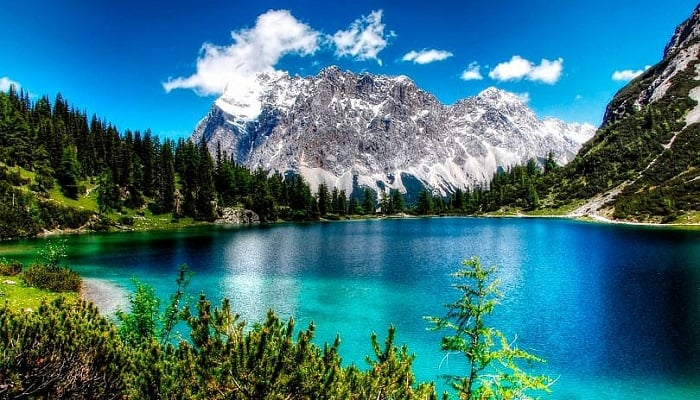
#> input picture assets/image.jpg, 700 x 400 px, found by its file name
$ jupyter execute 6.4_sobel_canny_edge_detection.ipynb
#> lines starting #> are read from the running program, lines starting #| are printed output that depends on the picture
<a href="https://colab.research.google.com/github/aalr007/VisionComputacional/blob/main/6.4_sobel_canny_edge_detection.ipynb" target="_parent"></a>

# <center> ***Visión computacional para imágenes y video*** </center>
## <center> ***Sobel Canny Edge Detection*** </center>
### Profesor: Gilberto Ochoa Ruiz
### Alumnos:
* Alberto Nieves Cisneros            A01793829
* Aurelio Antonio Lozano Rábago      A01081266
* Héctor Manuel González Villareal   A00178679
* Jessica Lechuga Ramos              A01793512
* Luis Alfredo Negron Naldos         A01793865

#### <p style='text-align: right;'> 19 de Febrero del 2023 </p>

## Table of Contents
1. [Libraries](#libraries)
2. [Sobel Edge Detection](#sobel)
3. [Canny Edge Detection](#canny)

## Implementar los siguientes:

1. En este proyecto no pediremos extensiones o nuevas funciones. Sin embargo, se pide que se modifiquen algunos parámetros para que se comprenda mejor el codigo:
    - modifica el valor de sigma y observa los cambios en las lineas detectas
    - Analiza el comportamiento del Canny Detector con y sin remoción de ruido
    - Experimenta con imágenes con diferentes cantidad de lineas y textura para observar el comportamiento del algoritmo

2. Reporta brevemente tus hallazgos al final del Google Collab.

## Importing Libraries <a class="anchor" id="libraries" ></a>

[cell 1]
import cv2
import skimage
import numpy as np
from scipy import ndimage
import skimage.color as sc
import matplotlib.pyplot as plt
from scipy import ndimage
from scipy.ndimage.filters import convolve
from scipy.ndimage.filters import gaussian_filter as gauss
from scipy.ndimage.filters import median_filter as med

from google.colab.patches import cv2_imshow

## Sobel Edge Detection <a class="anchor" id="sobel" ></a>

As a first step in extracting features, you will apply the Sobel edge detection algorithm. This finds regions of the image with large gradient values in multiple directions. Regions with high omnidirectional gradient are likely to be edges or transitions in the pixel values.

The code in the cell below applies the Sobel algorithm to the median filtered image, using these steps:

1. Convert the color image to grayscale for the gradient calculation since it is two dimensional.
2. Compute the gradient in the x and y (horizontal and vertical) directions.
3. Compute the magnitude of the gradient.
4. Normalize the gradient values.

[cell 2]
def edge_sobel(image):
    image = sc.rgb2gray(image) # Convert color image to gray scale
    dx = ndimage.sobel(image, 1)  # horizontal derivative
    dy = ndimage.sobel(image, 0)  # vertical derivative
    mag = np.hypot(dx, dy)  # magnitude
    mag *= 255.0 / np.amax(mag)  # normalize (Q&D)
    mag = mag.astype(np.uint8)
    return mag

[cell 3]
img = cv2.imread('sample_data/image.jpg')
#> img is the input picture: shape (400, 700, 3); mean B, G, R 124.3, 112.9, 56.6
original_image = cv2.cvtColor(img, cv2.COLOR_BGR2RGB)

img = skimage.util.random_noise(original_image)
plt.imshow(img)

[cell 4]
img_med = med(img, size=2)
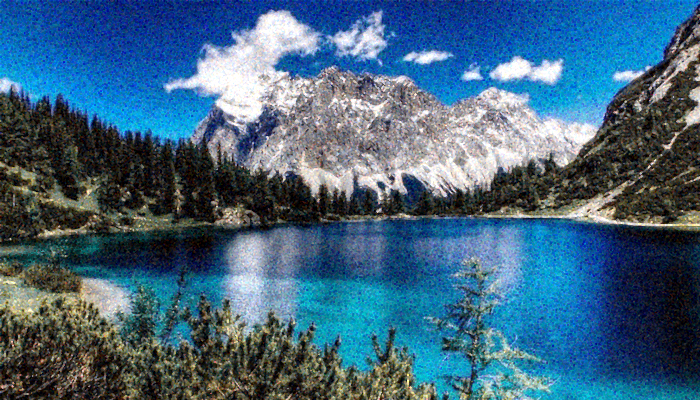
#> img_med: shape (400, 700, 3) float64; mean R, G, B 0.262, 0.398, 0.497
img_edge = edge_sobel(img_med)
plt.imshow(img_edge, cmap="gray")

Now let's try with the more blurred gaussian filtered image.

[cell 5]
img_gauss = gauss(img, sigma=1)
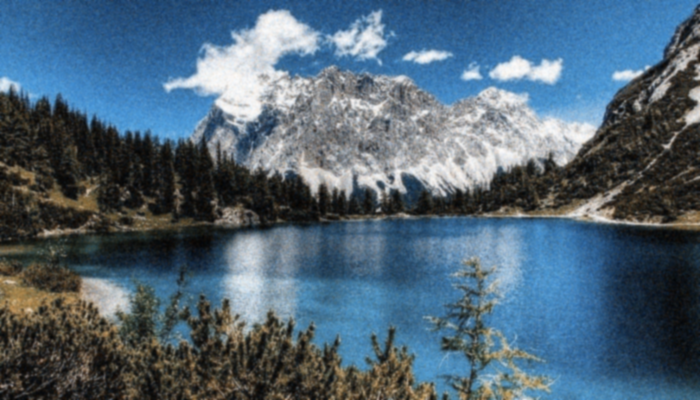
#> img_gauss: shape (400, 700, 3) float64; mean R, G, B 0.315, 0.397, 0.461
plt.imshow(img_gauss)

[cell 6]
img_edge = edge_sobel(img_gauss)
#> in edge_sobel (call 2), `dy = ndimage.sobel(image, 0)`:
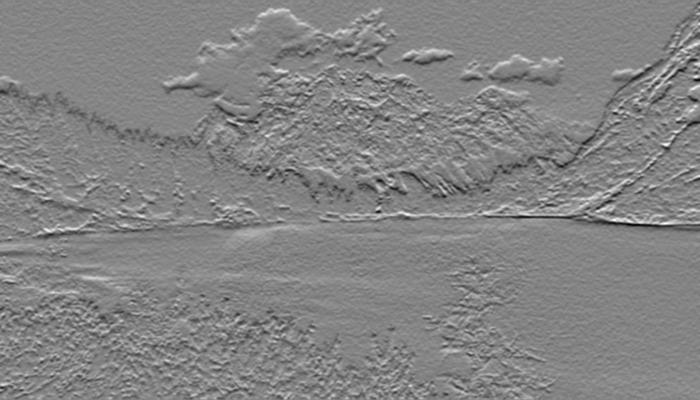
#> dy: shape (400, 700) float64; min -1.76, max 1.64, mean -0.000254; drawn with min black and max white
#> in edge_sobel (call 2), `mag = np.hypot(dx, dy)`:
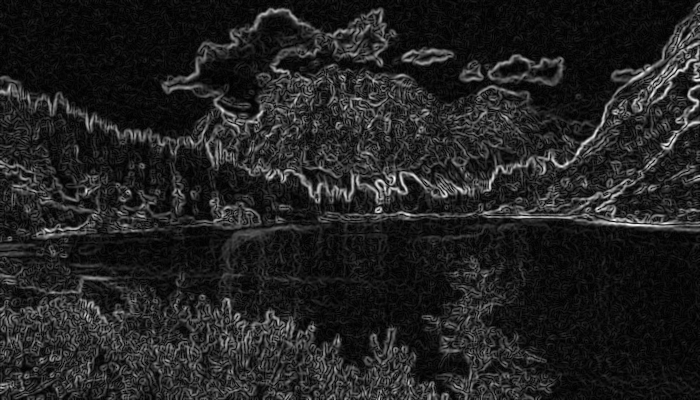
#> mag: shape (400, 700) float64; min 0.000216, max 1.77, mean 0.239; drawn with min black and max white
plt.imshow(img_edge, cmap="gray")

## Canny Edge Detection <a class="anchor" id="canny" ></a>

Steps:
1. Noise Reduction
2. Gradient Calculation
3. Non-maximum Supression
4. Double Threshold
5. Edge Tracking by Hysteresis

**Pre-requisite:** Convert the image to grayscale before algorithm.

[cell 7]
img = cv2.imread('sample_data/image.jpg')

img_color = cv2.cvtColor(img, cv2.COLOR_BGR2RGB)
img_gray = cv2.cvtColor(img, cv2.COLOR_BGR2GRAY)
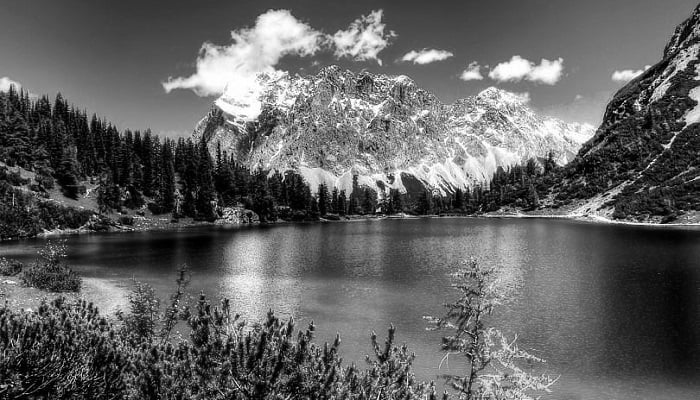
#> img_gray: shape (400, 700); min 0, max 255, mean 97.4

plt.figure(figsize=(15, 8))
plt.subplot(1, 2, 1)
plt.imshow(img_color)
plt.subplot(1, 2, 2)
plt.imshow(img_gray, cmap="gray")

### 1. Noise Reduction
Edge detection are highly sensitive to image noise due to the derivatives behind the algorithm.

We can apply a Gaussian Kernel, the size of the kernel depends on the expected blurring effect. The smaller the less blurring effect.

Equation for Gaussian Kernel of size $(2k+1) \times (2k+1)$

$$
H_{i, j} = \frac{1}{2\pi\sigma^2}exp(-\frac{(i-(k+1))^2 + (j-(k+1))^2}{2\sigma^2}); 1\leq i, j \leq (2k+1)
$$

[cell 8]
def gaussian_kernel(size, sigma=1):
    size = int(size) // 2
    x, y = np.mgrid[-size:size+1, -size:size+1]
    normal = 1 / (2.0 * np.pi * sigma**2)
    g =  np.exp(-((x**2 + y**2) / (2.0*sigma**2))) * normal
    return g

### 1.1 Sigma Parameter $\sigma$

[cell 9]
# Change this parameter
sigma = 10 # 1, 3, 5, 10, 20, ...

### 1.2 Kernel Size Parameter

[cell 10]
kernel_size = 3

[cell 11]
img_gaussian = convolve(img_gray, gaussian_kernel(kernel_size, sigma))
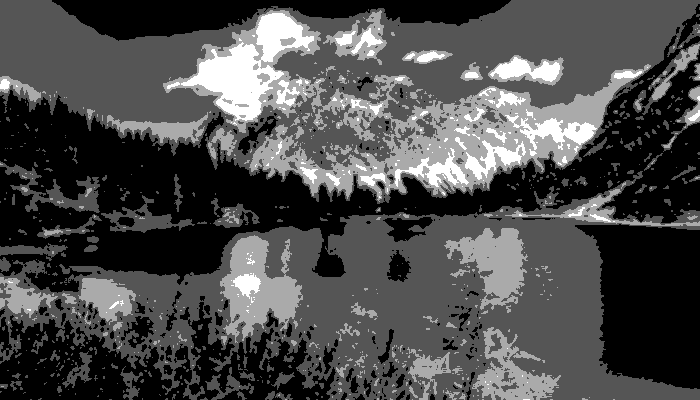
#> img_gaussian: shape (400, 700); min 0, max 3, mean 0.888; drawn with min black and max white

plt.figure(figsize=(15, 8))
plt.subplot(1, 2, 1)
plt.imshow(img_gray, cmap="gray")
plt.subplot(1, 2, 2)
plt.imshow(img_gaussian, cmap="gray")

### 2. Gradient Calculation

Edges correspond to a change of pixels intensity.

To detect it, the easiest way is to apply filters that highlight this intensity change in both directions:
- horizontal $(x)$
- and vertical $(y)$

It can be implemented by convoling $I$ with *Sobel kernels* $Kx$ and $Ky$

$$
K_x = \begin{bmatrix}
-1 & 0 & 1\\
-2 & 0 & 2\\
-1 & 0 & 1
\end{bmatrix}, K_y = \begin{bmatrix}
1 & 2& 1\\
0 & 0 & 0\\
-1 & -2 & -1
\end{bmatrix}
$$

Then, the magnitude $G$ and the slope $\theta$ of the gradient are calculated as follow:

$$
|G| = \sqrt{I_x^2 + I_y^2},
\theta(x, y) = arctan(\frac{I_y}{I_x})
$$

[cell 12]
def sobel_filters(img):

    Kx = np.array([[-1, 0, 1], [-2, 0, 2], [-1, 0, 1]], np.float32)
    Ky = np.array([[1, 2, 1], [0, 0, 0], [-1, -2, -1]], np.float32)

    Ix = ndimage.filters.convolve(img, Kx)
    Iy = ndimage.filters.convolve(img, Ky)

    G = np.hypot(Ix, Iy)
    G = G / G.max() * 255
    theta = np.arctan2(Iy, Ix)
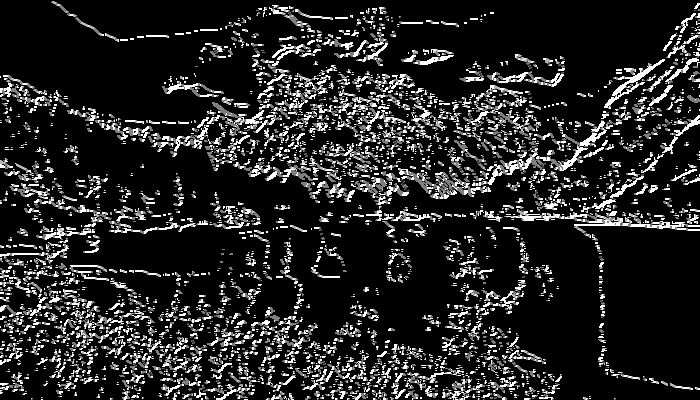
#> theta: shape (400, 700) float16; min 0, max 1.57, mean 0.231; drawn with min black and max white

    return (G, theta)

[cell 13]
G, theta = sobel_filters(img_gaussian)

#Concatenation of two images
numpy_vertical = np.concatenate((img_gray, G), axis=1)
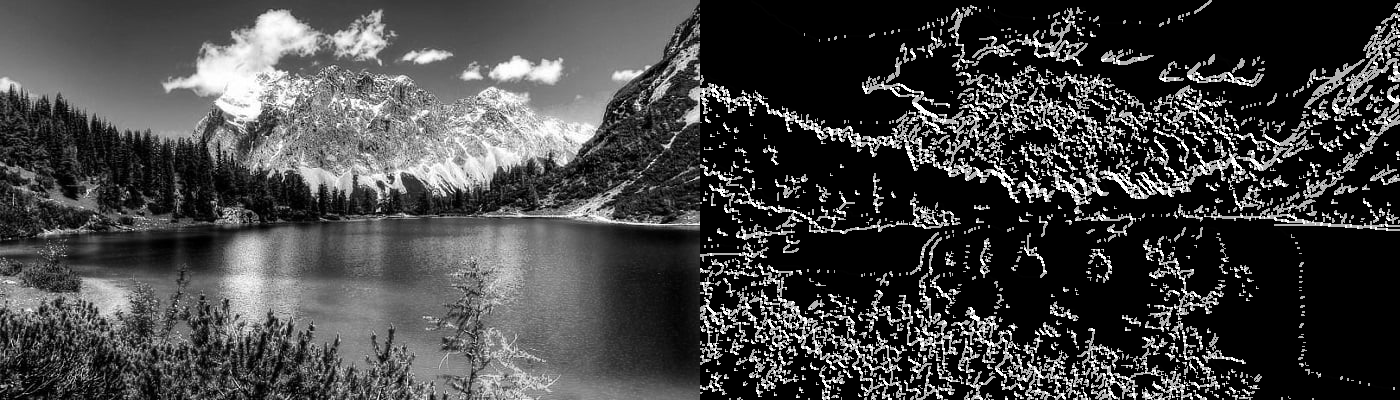
#> numpy_vertical: shape (400, 1400) float16; min 0, max 255, mean 68.2

#print images
cv2_imshow(numpy_vertical)

### 3. Non-Maximum supression

1. Create a matrix initialized to 0 of the same size of the original gradient intensity matrix
2. Identify the edge direction based on the angle value from the angle matrix
3. Check if the pixel in the same direction has a higher intensity than the pixel that is currently processed
4. Return the image processed with the non-max suppression algorithm.

[cell 14]
def non_max_suppression(img, D):
    M, N = img.shape
#> M = 400; N = 700
    Z = np.zeros((M,N), dtype=np.int32)
    angle = D * 180. / np.pi
    angle[angle < 0] += 180


    for i in range(1,M-1):
        for j in range(1,N-1):
            try:
                q = 255
                r = 255

               #angle 0
                if (0 <= angle[i,j] < 22.5) or (157.5 <= angle[i,j] <= 180):
                    q = img[i, j+1]
                    r = img[i, j-1]
                #angle 45
                elif (22.5 <= angle[i,j] < 67.5):
                    q = img[i+1, j-1]
                    r = img[i-1, j+1]
                #angle 90
                elif (67.5 <= angle[i,j] < 112.5):
                    q = img[i+1, j]
                    r = img[i-1, j]
                #angle 135
                elif (112.5 <= angle[i,j] < 157.5):
                    q = img[i-1, j-1]
                    r = img[i+1, j+1]

                if (img[i,j] >= q) and (img[i,j] >= r):
                    Z[i,j] = img[i,j]
                else:
                    Z[i,j] = 0

            except IndexError as e:
                pass
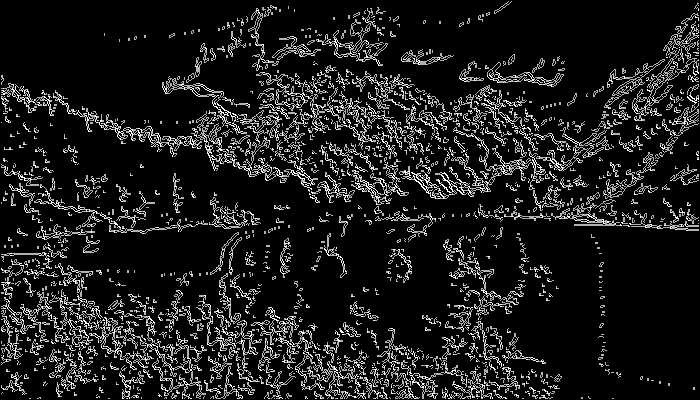
#> Z: shape (400, 700) int32; min 0, max 255, mean 27.9

    return Z

[cell 15]
img_nonmax = non_max_suppression(G, theta)

plt.figure(figsize=(15, 8))
plt.subplot(1, 2, 1)
plt.imshow(img_gray, cmap="gray")
plt.subplot(1, 2, 2)
plt.imshow(img_nonmax, cmap="gray")

### 4. Double threshold

- Strong pixels are pixels that have an intensity so high that we are sure they contribute to the final edge.
- Weak pixels are pixels that have an intensity value that is not enough to be considered as strong ones, but yet not small enough to be considered as non-relevant for the edge detection.
- Other pixels are considered as non-relevant for the edge.

[cell 16]
def threshold(img, lowThresholdRatio=0.05, highThresholdRatio=0.09):

#> called with lowThresholdRatio = 0.05, highThresholdRatio = 0.09
    highThreshold = img.max() * highThresholdRatio;
#> highThreshold = 22.95
    lowThreshold = highThreshold * lowThresholdRatio;
#> lowThreshold = 1.15

    M, N = img.shape
#> M = 400; N = 700
    res = np.zeros((M,N), dtype=np.int32)

    weak = np.int32(25)
    strong = np.int32(255)

    strong_i, strong_j = np.where(img >= highThreshold)
    zeros_i, zeros_j = np.where(img < lowThreshold)

    weak_i, weak_j = np.where((img <= highThreshold) & (img >= lowThreshold))
#> weak_i = 9421 values from 1 to 398; weak_j = 9421 values, max 698 at index 167, min 1 at index 3726, mean 331.1

    res[strong_i, strong_j] = strong
    res[weak_i, weak_j] = weak

    return (res)

[cell 17]
img_threshold = threshold(img_nonmax)
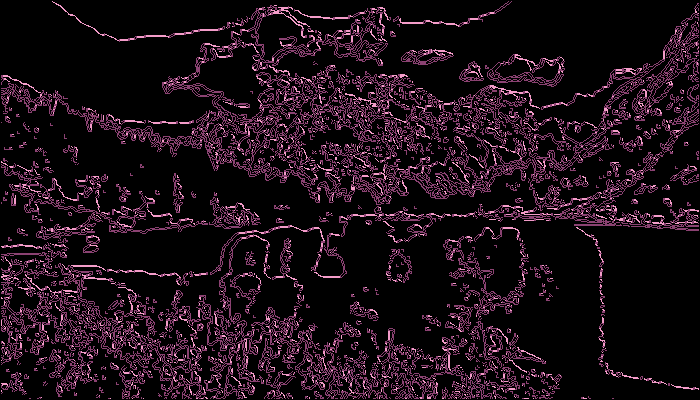
#> img_threshold: shape (400, 700) int32; 3 distinct labels, from 0 to 255; one colour per label, 0 black

plt.figure(figsize=(15, 8))
plt.subplot(1, 2, 1)
plt.imshow(img_gray, cmap="gray")
plt.subplot(1, 2, 2)
plt.imshow(img_threshold, cmap="gray")

### 5. Edge Tracking by Hysteresis

The hysteresis consists of transforming weak pixels into strong ones, if and only if at least one of the pixels around the one being processed is a strong one

[cell 18]
def hysteresis(img, weak = 75, strong=255):
#> called with weak = 75, strong = 255
    M, N = img.shape
#> M = 400; N = 700
    for i in range(1, M-1):
        for j in range(1, N-1):
            if (img[i,j] == weak):
                try:
                    if ((img[i+1, j-1] == strong) or (img[i+1, j] == strong) or (img[i+1, j+1] == strong)
                        or (img[i, j-1] == strong) or (img[i, j+1] == strong)
                        or (img[i-1, j-1] == strong) or (img[i-1, j] == strong) or (img[i-1, j+1] == strong)):
                        img[i, j] = strong
                    else:
                        img[i, j] = 0
                except IndexError as e:
                    pass
    return img

$ run again, with assets/Coins.jpg copied over assets/image.jpg
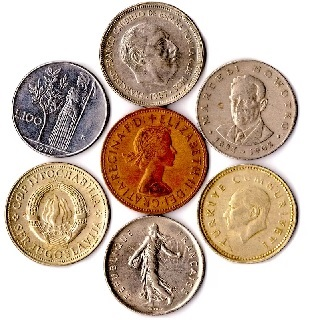
#> input picture assets/Coins.jpg, 313 x 329 px, found by its file name
#> img is the input picture: shape (329, 313, 3); mean B, G, R 163.6, 179.9, 200.2
#> after the loop in non_max_suppression, `for i in range(1,M-1):`:
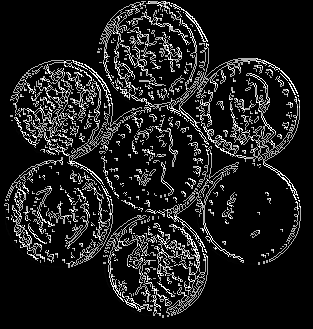
#> Z: shape (329, 313) int32; min 0, max 255, mean 30
#> highThreshold = 22.95
#> lowThreshold = 1.15
#> strong_i = 15349 values from 1 to 317; strong_j = 15349 values, max 300 at index 10769, min 4 at index 10622, mean 145.3
#> weak_i = 3127 values from 6 to 317; weak_j = 3127 values, max 296 at index 1973, min 5 at index 1974, mean 144.1
#> `img_threshold = threshold(img_nonmax)`:
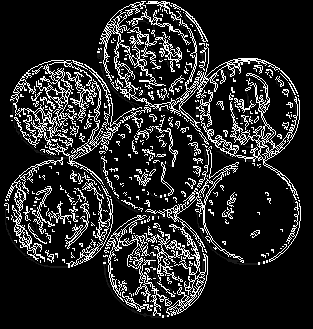
#> img_threshold: shape (329, 313) int32; min 0, max 255, mean 38.8

$ run again, with assets/Moon.jpg copied over assets/image.jpg
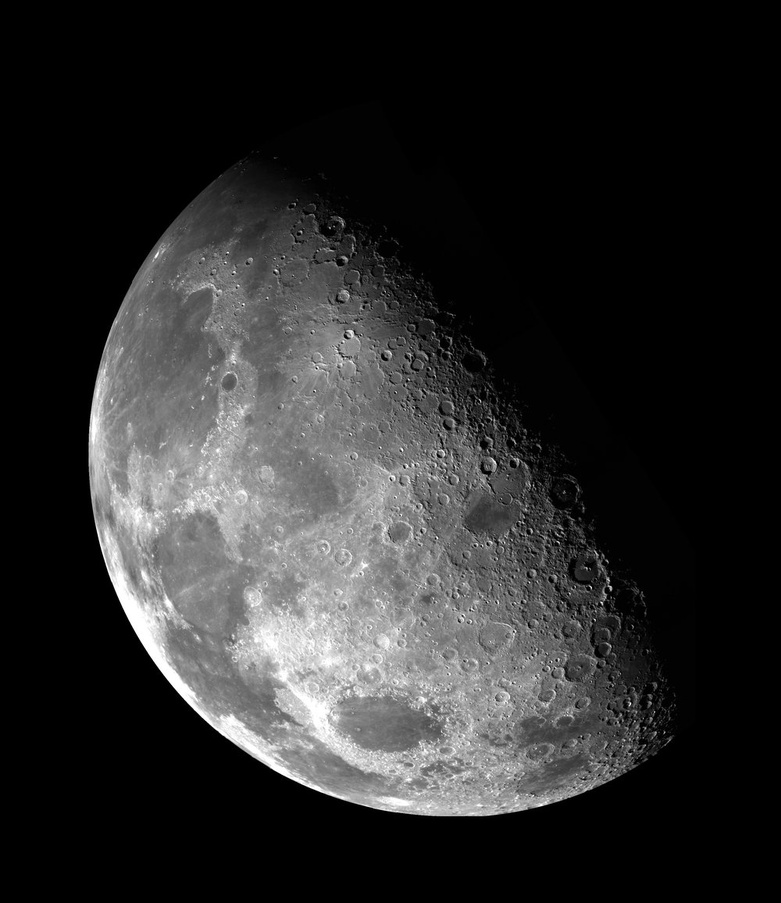
#> input picture assets/Moon.jpg, 781 x 903 px, shrunk from 1000 x 1156 before the run, found by its file name
#> img is the input picture: shape (903, 781, 3); min 0, max 255, mean 42.8
#> highThreshold = 22.95
#> lowThreshold = 1.15
#> weak_i = 7410 values from 214 to 812; weak_j = 7410 values, max 656 at index 6313, min 94 at index 1324, mean 365.8
#> `img_threshold = threshold(img_nonmax)`:
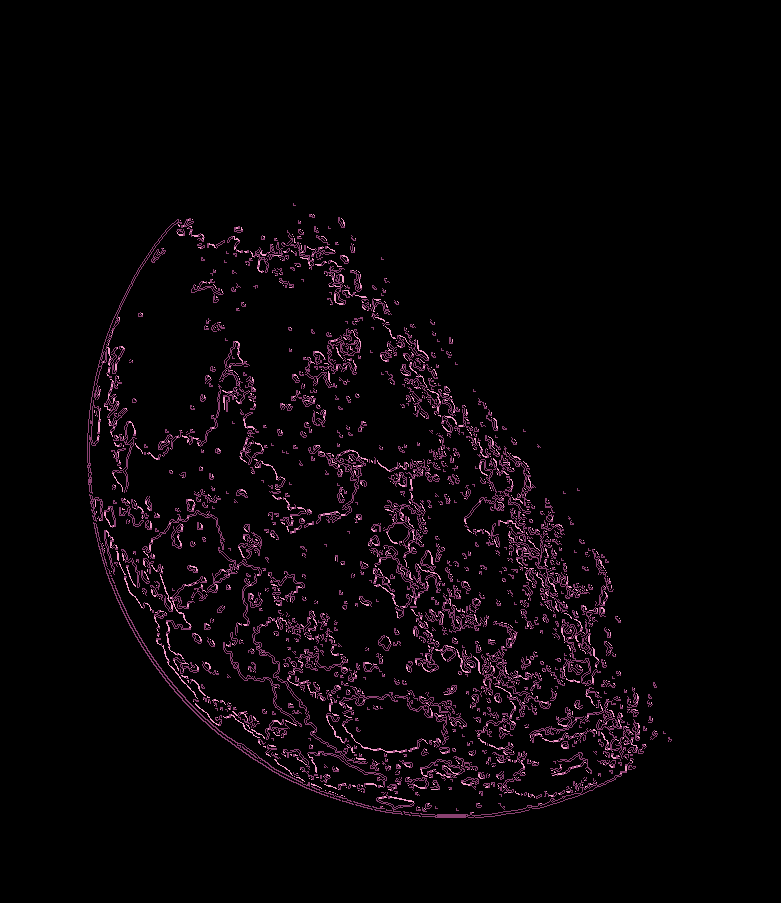
#> img_threshold: shape (903, 781) int32; 3 distinct labels, from 0 to 255; one colour per label, 0 black
